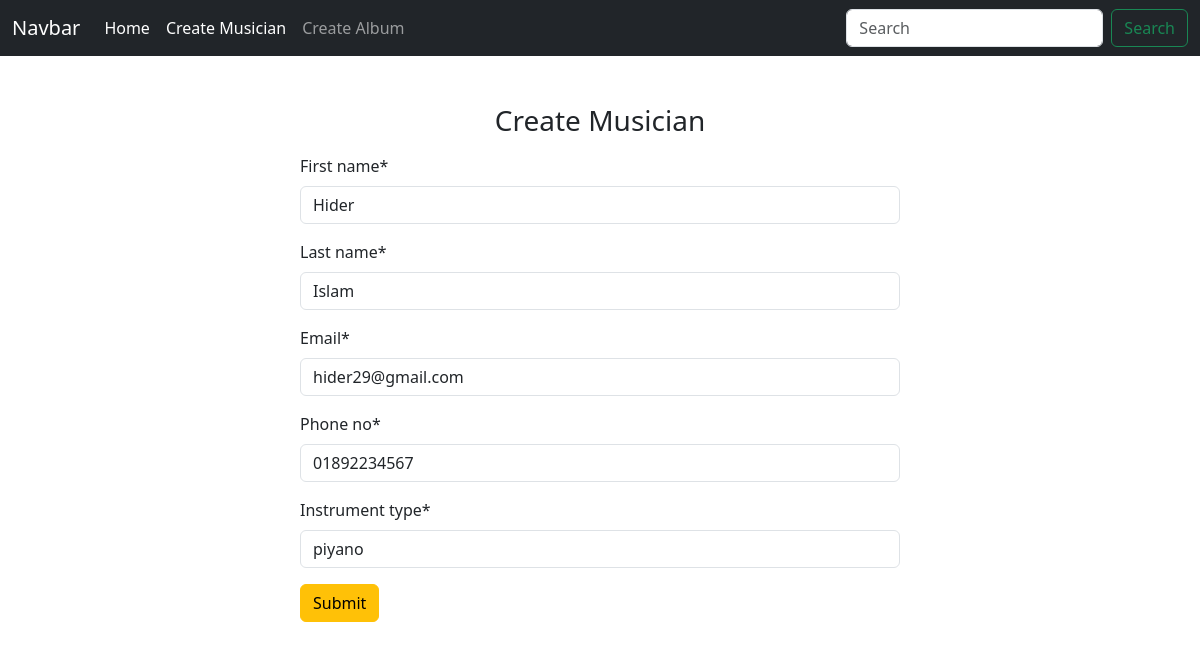
The page /musician/edit/2 on the database its author committed.
### musician/models.py (models this page shows, shortened)
class MusicianModel(models.Model):
    first_name = models.CharField(max_length=50)
    last_name = models.CharField(max_length=50)
    email = models.EmailField()
    phone_no = models.CharField(max_length=12)
    instrument_type = models.CharField(max_length=50, default=None)

### musician/views.py (the view)
# urls.py: path('edit/<int:id>', views.edit_musician, name='edit_musician')
def edit_musician(request, id):
    musician= MusicianModel.objects.get(pk=id)
    musician_form = MusicianForm(instance=musician)
    if request.method == 'POST':
        musician_form = MusicianForm(request.POST, instance= musician)
        if musician_form.is_valid():
            musician_form.save()
            return redirect('home')
    return render(request, 'add_musician.html',{'form':musician_form})

### musician/forms.py
class MusicianForm(forms.ModelForm):
    class Meta:
        model = MusicianModel
        fields = '__all__'

### musician/templates/add_musician.html (shortened to what this page needs)
{% extends "base.html" %}
{% block content %}
  {% load crispy_forms_tags %}
   <form method="post" class="w-50 m-auto pt-5">
       <h3 class="text-center mb-3">Create Musician</h3>
      {{form | crispy}}
      <button class="btn btn-warning">Submit</button>
   </form>
{% endblock  %}

### rows shown on the page
MusicianModel: first_name "Hider", last_name "Islam", email "hider29@gmail.com", phone_no "01892234567", instrument_type "piyano"
